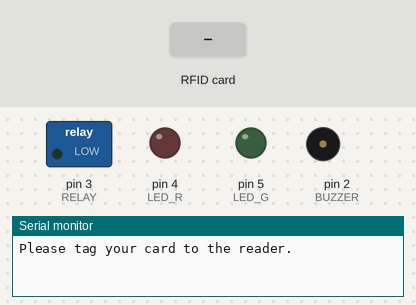
Recording of a sketch running on a simulated Arduino Uno, built with avr-gcc and run on an emulated ATmega328P. Shown: switched loads named in the sketch (green lamp = pin HIGH), output pins drawn as LEDs (lit = HIGH), buzzer (waves = sounding), the last lines printed to the serial monitor. The test bench sets the inputs (shaded band). Pins used as bus, display or sensor lines are not drawn.

Above: at 1.2 s.
1.3 s: RFID card A3 EC 21 13 held to the reader
At 3.4 s:
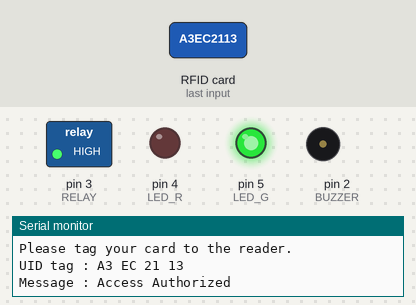
At 6.1 s:
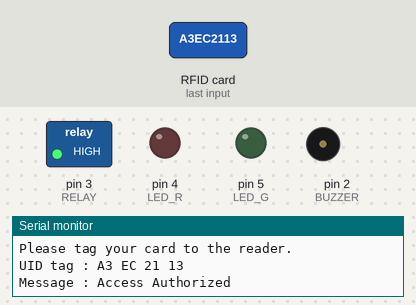
Timing chart, 0 to 10.3 s (numbered marks = the images above; inputs shaded):
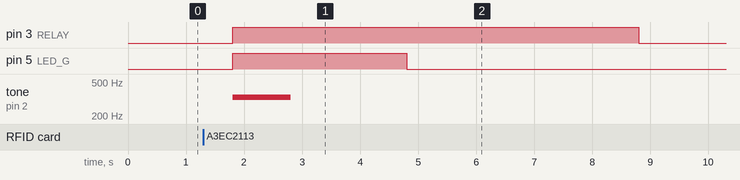

The sketch:

RFID+Lock.ino
```cpp
#include <SPI.h>
#include <MFRC522.h>

//need to change for ESP32 board; for now it's arduino uno
#define SS_PIN 10
#define RST_PIN 9
#define LED_G 5 //green LED pin
#define LED_R 4 //red LED pin
#define RELAY 3 //relay pin
#define BUZZER 2 //buzzer pin
#define ACCESS_DELAY 1000
#define ACCESS_DELAY2 2000
#define DENIED_DELAY 1000
#define OPEN_DELAY 4000
MFRC522 mfrc522(SS_PIN, RST_PIN); // Create MFRC522 instance.

void (*resetFunc)(void) = 0;

void setup() {
  Serial.begin(9600);
  SPI.begin();
  mfrc522.PCD_Init();
  pinMode(LED_G, OUTPUT);
  pinMode(LED_R, OUTPUT);
  pinMode(RELAY, OUTPUT);
  pinMode(BUZZER, OUTPUT);
  noTone(BUZZER);
  digitalWrite(RELAY, LOW);
  Serial.println("Please tag your card to the reader.");
  Serial.println();
}

void loop() {
  if (!mfrc522.PICC_IsNewCardPresent()) {
    return;
  }
  if (!mfrc522.PICC_ReadCardSerial()) {
    return;
  }
  //Show UID on serial monitor
  //Get UID as string
  Serial.print("UID tag :");
  String content= "";
  byte letter;
  for (byte i = 0; i < mfrc522.uid.size; i++) {
     Serial.print(mfrc522.uid.uidByte[i] < 0x10 ? " 0" : " ");
     Serial.print(mfrc522.uid.uidByte[i], HEX);
     content.concat(String(mfrc522.uid.uidByte[i] < 0x10 ? " 0" : " "));
     content.concat(String(mfrc522.uid.uidByte[i], HEX));
  }
  //print message
  Serial.println();
  Serial.print("Message : ");
  content.toUpperCase();

  //If UID of my card is authorized
  if (content.substring(1) == "A3 EC 21 13") {
    //print message
    Serial.println("Access Authorized");
    Serial.println();
    delay(500);
    //unlock solenoid lock, turn on green led, play buzzer sound
    digitalWrite(RELAY, HIGH);
    digitalWrite(LED_G, HIGH);
    tone(BUZZER, 330);
    delay(ACCESS_DELAY); //1 sec
    noTone(BUZZER);
    delay(ACCESS_DELAY2); //2 sec
    digitalWrite(LED_G, LOW);
    delay(OPEN_DELAY); //4 sec
    digitalWrite(RELAY, LOW);
    delay(1000);
    resetFunc();
  }

 //If unauthorized
 else   {
   //print message
    Serial.println("Access denied");
    // digitalWrite(LED_R, HIGH);
    //just play buzzer and turn on red LED
    tone(BUZZER, 262);
    delay(DENIED_DELAY);
    // digitalWrite(LED_R, LOW);
    noTone(BUZZER);
  }

  mfrc522.PICC_HaltA(); // halt PICC
  mfrc522.PCD_StopCrypto1(); // stop encryption on PCD
}
```

Measured:
- after the input at 1.3 s, pin 3 (RELAY): LOW → HIGH after 0.51 s, → LOW 7.0 s later; pin 5 (LED_G): LOW → HIGH after 0.51 s, → LOW 3.0 s later; tone on pin 2 (BUZZER): silent → 330 Hz after 0.51 s, → silent 1.0 s later
